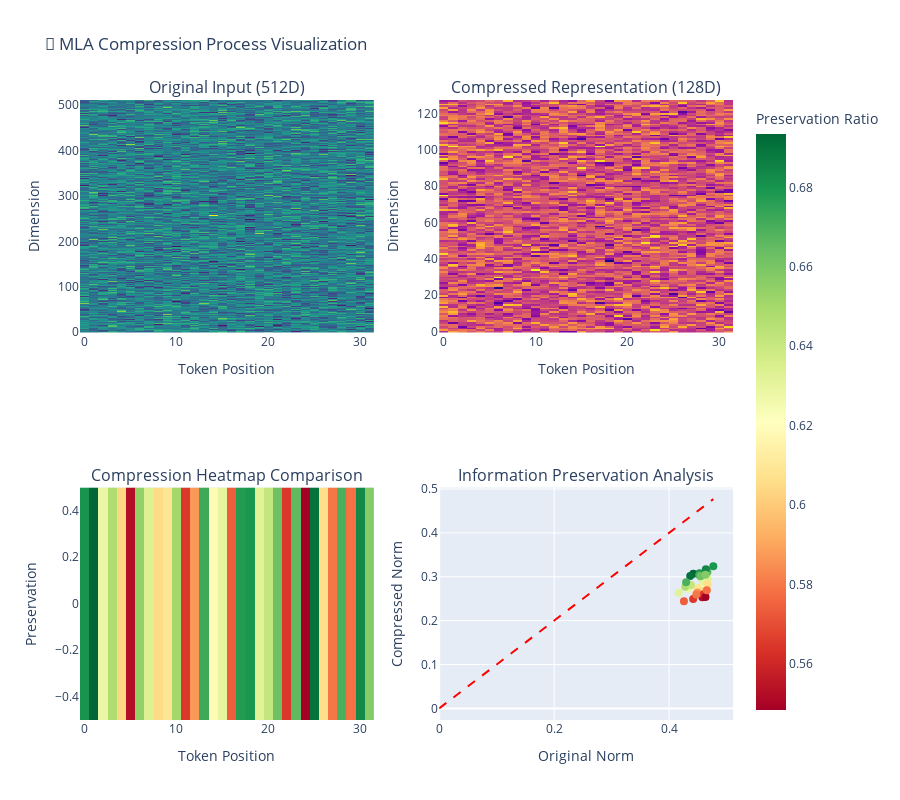

Here is the notebook cell this chart was saved with:
### Markdown cell above
### 🎨 Visualizing the Compression Process

### The Art of Neural Network Visualization

Numbers tell us what happened, but visualizations show us how it happened. We're about to create a comprehensive visual analysis that will reveal the inner workings of MLA compression. This isn't just pretty pictures—these visualizations will help us understand the fundamental mechanisms that make MLA so effective.

### 🖼️ Our Visualization Strategy

**Four-Panel Analysis Approach:**
1. **Original Input Heatmap**: See the structure and patterns in our 512D input
2. **Compressed Representation**: Visualize how 128D compressed data looks different
3. **Preservation Heatmap**: Token-by-token analysis of information preservation
4. **Scatter Analysis**: Correlation between original and compressed magnitudes

**Why These Specific Visualizations:**
- **Heatmaps reveal spatial patterns**: We can see which dimensions and tokens are most affected
- **Preservation analysis shows quality**: Token-by-token preservation ratios reveal compression uniformity
- **Scatter plots show correlation**: How well compressed representations maintain original relationships
- **Interactive elements**: Plotly allows us to explore the data dynamically

### 🎯 What to Look For in Each Panel

**Panel 1 - Original Input (512D):**
- **Random structure**: Should look like controlled noise (our test data)
- **Dimension patterns**: Some dimensions might show more activity than others
- **Token variations**: Different sequence positions might have different characteristics

**Panel 2 - Compressed Representation (128D):**
- **Concentrated information**: More structured patterns than the original
- **Enhanced contrast**: Compression often amplifies important signals
- **Reduced dimensionality**: Visibly narrower than the original

**Panel 3 - Preservation Heatmap:**
- **Green regions**: High preservation (good compression)
- **Red regions**: Lower preservation (information loss)
- **Uniformity**: Consistent colors indicate stable compression across tokens

**Panel 4 - Scatter Analysis:**
- **Diagonal correlation**: Points near the diagonal line indicate good preservation
- **Spread pattern**: Tight clustering suggests consistent compression quality
- **Outliers**: Points far from the diagonal might indicate compression artifacts

### 🔬 Technical Implementation Details

**Sample Length = 32 Tokens:**
- **Visualization clarity**: 32 tokens are enough to see patterns without overwhelming detail
- **Computational efficiency**: Faster rendering for interactive exploration
- **Pattern emergence**: Long enough for meaningful compression patterns to appear

**Color Scale Choices:**
- **Viridis for original**: Perceptually uniform, good for continuous data
- **Plasma for compressed**: Distinct from original, highlights differences
- **RdYlGn for preservation**: Intuitive red-yellow-green quality scale

**Interactive Features:**
- **Hover information**: Detailed values for each point
- **Zoom capability**: Explore specific regions in detail
- **Color bar legends**: Understand the value ranges

This visualization will be our window into understanding how MLA achieves its remarkable compression while maintaining attention quality!

### Code cell
# 🎨 Create a comprehensive compression visualization
def visualize_compression_process(original, compressed, sample_length=32):
    """
    Create an interactive visualization of the compression process
    """
    # Take first batch, first sample_length tokens for visualization
    orig_sample = original[0, :sample_length, :].numpy()
    comp_sample = compressed[0, :sample_length, :].numpy()
    
    # Create subplots
    fig = make_subplots(
        rows=2, cols=2,
        subplot_titles=(
            'Original Input (512D)', 
            'Compressed Representation (128D)',
            'Compression Heatmap Comparison',
            'Information Preservation Analysis'
        ),
        specs=[[{"type": "heatmap"}, {"type": "heatmap"}],
               [{"type": "heatmap"}, {"type": "scatter"}]]
    )
    
    # Original input heatmap
    fig.add_trace(
        go.Heatmap(
            z=orig_sample.T,
            colorscale='Viridis',
            name='Original',
            showscale=False
        ),
        row=1, col=1
    )
    
    # Compressed representation heatmap
    fig.add_trace(
        go.Heatmap(
            z=comp_sample.T,
            colorscale='Plasma',
            name='Compressed',
            showscale=False
        ),
        row=1, col=2
    )
    
    # Compression ratio heatmap
    # Show how much information is preserved per position
    orig_norms = np.linalg.norm(orig_sample, axis=1)
    comp_norms = np.linalg.norm(comp_sample, axis=1)
    preservation_ratio = comp_norms / (orig_norms + 1e-8)
    
    fig.add_trace(
        go.Heatmap(
            z=preservation_ratio.reshape(1, -1),
            colorscale='RdYlGn',
            name='Preservation Ratio',
            showscale=True,
            colorbar=dict(title="Preservation Ratio")
        ),
        row=2, col=1
    )
    
    # Information preservation scatter plot
    fig.add_trace(
        go.Scatter(
            x=orig_norms,
            y=comp_norms,
            mode='markers',
            marker=dict(size=8, color=preservation_ratio, colorscale='RdYlGn'),
            name='Token Preservation',
            text=[f'Token {i}' for i in range(len(orig_norms))],
            hovertemplate='Original Norm: %{x:.3f}<br>Compressed Norm: %{y:.3f}<br>%{text}'
        ),
        row=2, col=2
    )
    
    # Add diagonal line for perfect preservation
    max_norm = max(np.max(orig_norms), np.max(comp_norms))
    fig.add_trace(
        go.Scatter(
            x=[0, max_norm],
            y=[0, max_norm],
            mode='lines',
            line=dict(dash='dash', color='red'),
            name='Perfect Preservation',
            showlegend=False
        ),
        row=2, col=2
    )
    
    fig.update_layout(
        title='🧠 MLA Compression Process Visualization',
        height=800,
        showlegend=False
    )
    
    # Update axes labels
    fig.update_xaxes(title_text="Token Position", row=1, col=1)
    fig.update_xaxes(title_text="Token Position", row=1, col=2)
    fig.update_xaxes(title_text="Token Position", row=2, col=1)
    fig.update_xaxes(title_text="Original Norm", row=2, col=2)
    
    fig.update_yaxes(title_text="Dimension", row=1, col=1)
    fig.update_yaxes(title_text="Dimension", row=1, col=2)
    fig.update_yaxes(title_text="Preservation", row=2, col=1)
    fig.update_yaxes(title_text="Compressed Norm", row=2, col=2)
    
    fig.show()
    
    return preservation_ratio

# Create the visualization
print("🎨 Creating Compression Visualization...")
preservation_ratios = visualize_compression_process(test_inputs, compressed)

print(f"\n📊 Compression Analysis:")
print(f"   • Average preservation: {np.mean(preservation_ratios):.3f}")
print(f"   • Preservation std: {np.std(preservation_ratios):.3f}")
print(f"   • Min preservation: {np.min(preservation_ratios):.3f}")
print(f"   • Max preservation: {np.max(preservation_ratios):.3f}")

### Figure 1 — Plotly figure (JSON) as saved in the notebook; plotly's stock layout.template omitted (floating-point values rounded to 4 significant figures; data arrays with more than 128 entries replaced by an {"elided": "..."} marker saying what was removed)
{"data": [{"colorscale": [[0, "#440154"], [0.1111, "#482878"], [0.2222, "#3e4989"], [0.3333, "#31688e"], [0.4444, "#26828e"], [0.5556, "#1f9e89"], [0.6667, "#35b779"], [0.7778, "#6ece58"], [0.8889, "#b5de2b"], [1, "#fde725"]], "name": "Original", "showscale": false, "type": "heatmap", "xaxis": "x", "yaxis": "y", "z": {"elided": "512x32 float values"}}, {"colorscale": [[0, "#0d0887"], [0.1111, "#46039f"], [0.2222, "#7201a8"], [0.3333, "#9c179e"], [0.4444, "#bd3786"], [0.5556, "#d8576b"], [0.6667, "#ed7953"], [0.7778, "#fb9f3a"], [0.8889, "#fdca26"], [1, "#f0f921"]], "name": "Compressed", "showscale": false, "type": "heatmap", "xaxis": "x2", "yaxis": "y2", "z": {"elided": "128x32 float values"}}, {"colorbar": {"title": {"text": "Preservation Ratio"}}, "colorscale": [[0, "rgb(165,0,38)"], [0.1, "rgb(215,48,39)"], [0.2, "rgb(244,109,67)"], [0.3, "rgb(253,174,97)"], [0.4, "rgb(254,224,139)"], [0.5, "rgb(255,255,191)"], [0.6, "rgb(217,239,139)"], [0.7, "rgb(166,217,106)"], [0.8, "rgb(102,189,99)"], [0.9, "rgb(26,152,80)"], [1, "rgb(0,104,55)"]], "name": "Preservation Ratio", "showscale": true, "type": "heatmap", "xaxis": "x3", "yaxis": "y3", "z": [[0.6801, 0.6934, 0.6286, 0.6472, 0.6039, 0.5527, 0.6545, 0.6334, 0.6049, 0.6093, 0.6507, 0.5647, 0.5872, 0.672, 0.6186, 0.6305, 0.5739, 0.6772, 0.679, 0.6321, 0.6413, 0.6622, 0.565, 0.6658, 0.5485, 0.6908, 0.6061, 0.5797, 0.6697, 0.5784, 0.6833, 0.6576]]}, {"hovertemplate": "Original Norm: %{x:.3f}<br>Compressed Norm: %{y:.3f}<br>%{text}", "marker": {"color": [0.6801, 0.6934, 0.6286, 0.6472, 0.6039, 0.5527, 0.6545, 0.6334, 0.6049, 0.6093, 0.6507, 0.5647, 0.5872, 0.672, 0.6186, 0.6305, 0.5739, 0.6772, 0.679, 0.6321, 0.6413, 0.6622, 0.565, 0.6658, 0.5485, 0.6908, 0.6061, 0.5797, 0.6697, 0.5784, 0.6833, 0.6576], "colorscale": [[0, "rgb(165,0,38)"], [0.1, "rgb(215,48,39)"], [0.2, "rgb(244,109,67)"], [0.3, "rgb(253,174,97)"], [0.4, "rgb(254,224,139)"], [0.5, "rgb(255,255,191)"], [0.6, "rgb(217,239,139)"], [0.7, "rgb(166,217,106)"], [0.8, "rgb(102,189,99)"], [0.9, "rgb(26,152,80)"], [1, "rgb(0,104,55)"]], "size": 8}, "mode": "markers", "name": "Token Preservation", "text": ["Token 0", "Token 1", "Token 2", "Token 3", "Token 4", "Token 5", "Token 6", "Token 7", "Token 8", "Token 9", "Token 10", "Token 11", "Token 12", "Token 13", "Token 14", "Token 15", "Token 16", "Token 17", "Token 18", "Token 19", "Token 20", "Token 21", "Token 22", "Token 23", "Token 24", "Token 25", "Token 26", "Token 27", "Token 28", "Token 29", "Token 30", "Token 31"], "type": "scatter", "x": [0.4529, 0.4422, 0.4341, 0.4283, 0.4517, 0.4578, 0.4587, 0.4669, 0.4577, 0.4503, 0.4569, 0.4419, 0.4495, 0.4524, 0.4613, 0.4586, 0.4259, 0.4653, 0.4769, 0.4168, 0.4381, 0.4547, 0.4601, 0.4667, 0.4633, 0.4367, 0.4666, 0.4474, 0.4297, 0.4657, 0.464, 0.4632], "xaxis": "x4", "y": [0.308, 0.3066, 0.2729, 0.2772, 0.2728, 0.253, 0.3002, 0.2957, 0.2769, 0.2743, 0.2973, 0.2496, 0.2639, 0.304, 0.2853, 0.2891, 0.2444, 0.3151, 0.3238, 0.2635, 0.281, 0.3011, 0.26, 0.3107, 0.2541, 0.3017, 0.2828, 0.2594, 0.2878, 0.2694, 0.317, 0.3046], "yaxis": "y4"}, {"line": {"color": "red", "dash": "dash"}, "mode": "lines", "name": "Perfect Preservation", "showlegend": false, "type": "scatter", "x": [0, 0.4769], "xaxis": "x4", "y": [0, 0.4769], "yaxis": "y4"}], "layout": {"annotations": [{"font": {"size": 16}, "showarrow": false, "text": "Original Input (512D)", "x": 0.225, "xanchor": "center", "xref": "paper", "y": 1, "yanchor": "bottom", "yref": "paper"}, {"font": {"size": 16}, "showarrow": false, "text": "Compressed Representation (128D)", "x": 0.775, "xanchor": "center", "xref": "paper", "y": 1, "yanchor": "bottom", "yref": "paper"}, {"font": {"size": 16}, "showarrow": false, "text": "Compression Heatmap Comparison", "x": 0.225, "xanchor": "center", "xref": "paper", "y": 0.375, "yanchor": "bottom", "yref": "paper"}, {"font": {"size": 16}, "showarrow": false, "text": "Information Preservation Analysis", "x": 0.775, "xanchor": "center", "xref": "paper", "y": 0.375, "yanchor": "bottom", "yref": "paper"}], "height": 800, "showlegend": false, "title": {"text": "🧠 MLA Compression Process Visualization"}, "xaxis": {"anchor": "y", "domain": [0, 0.45], "title": {"text": "Token Position"}}, "xaxis2": {"anchor": "y2", "domain": [0.55, 1], "title": {"text": "Token Position"}}, "xaxis3": {"anchor": "y3", "domain": [0, 0.45], "title": {"text": "Token Position"}}, "xaxis4": {"anchor": "y4", "domain": [0.55, 1], "title": {"text": "Original Norm"}}, "yaxis": {"anchor": "x", "domain": [0.625, 1], "title": {"text": "Dimension"}}, "yaxis2": {"anchor": "x2", "domain": [0.625, 1], "title": {"text": "Dimension"}}, "yaxis3": {"anchor": "x3", "domain": [0, 0.375], "title": {"text": "Preservation"}}, "yaxis4": {"anchor": "x4", "domain": [0, 0.375], "title": {"text": "Compressed Norm"}}}}
